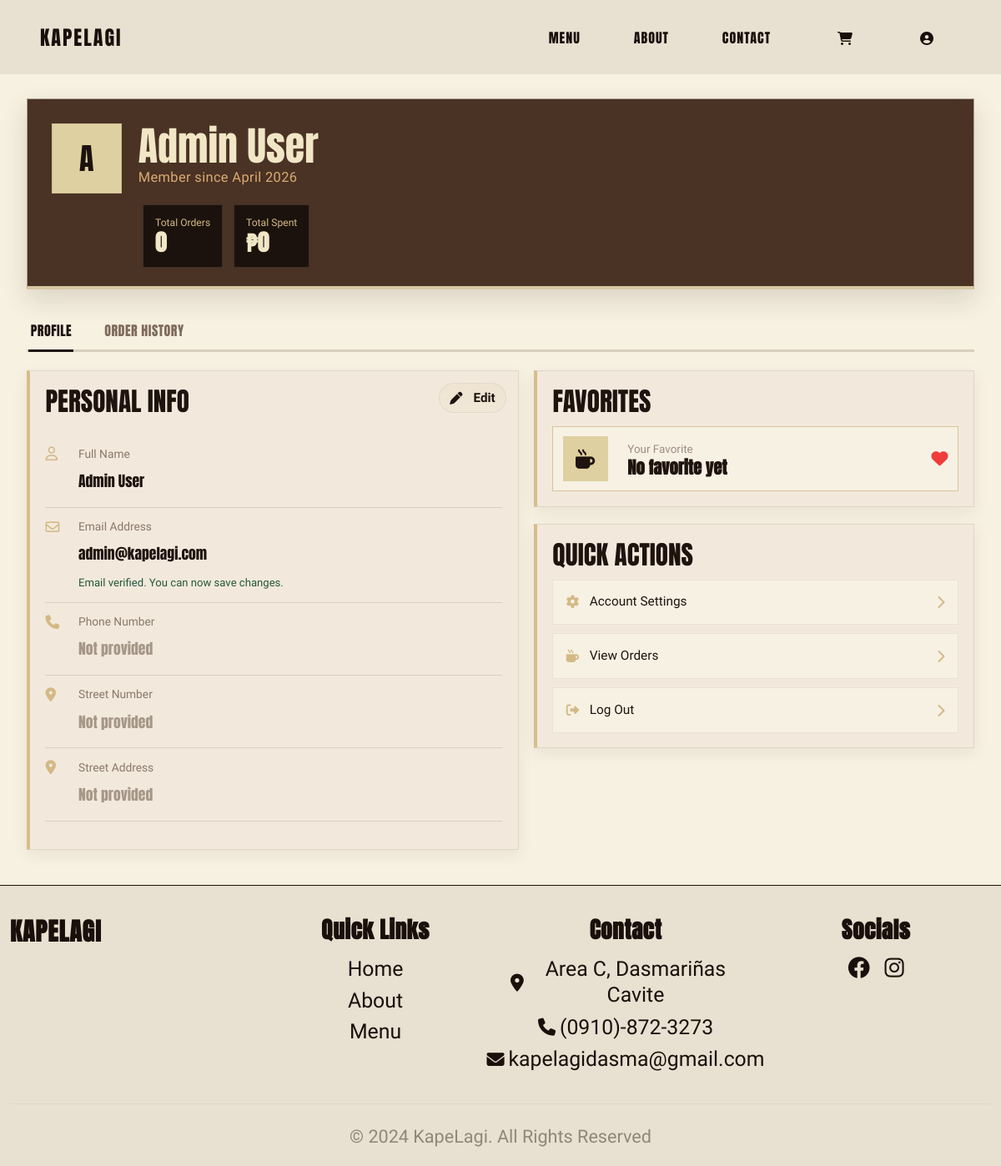
The page /profile.php (signed in) on the database its author committed.
### tables this page shows
CREATE TABLE `users` (
  `id` int(11) NOT NULL,
  `name` varchar(100) NOT NULL,
  `email` varchar(100) NOT NULL,
  `password` varchar(255) NOT NULL,
  `email_verified_at` datetime DEFAULT NULL,
  `google_id` varchar(191) DEFAULT NULL,
  `oauth_provider` varchar(20) DEFAULT NULL,
  `oauth_avatar_url` varchar(255) DEFAULT NULL,
  `role` varchar(20) DEFAULT 'customer',
  `email_verification_token` varchar(64) DEFAULT NULL,
  `email_verification_code` varchar(6) DEFAULT NULL,
  `pending_email` varchar(100) DEFAULT NULL,
  `pending_email_verification_token` varchar(64) DEFAULT NULL,
  `pending_email_verification_code` varchar(6) DEFAULT NULL,
  `terms_accepted_at` datetime DEFAULT NULL,
  `terms_version` varchar(20) DEFAULT NULL,
  `phone` varchar(20) DEFAULT NULL,
  `address` varchar(255) DEFAULT NULL,
  `city` varchar(50) DEFAULT NULL,
  `province` varchar(50) DEFAULT NULL,
  `created_at` timestamp NOT NULL DEFAULT current_timestamp(),
  `updated_at` timestamp NOT NULL DEFAULT current_timestamp() ON UPDATE current_timestamp()
);

### profile.php (the view, shortened to what this page needs)
<?php
include 'config/db.php';
$user_id = $_SESSION['user_id'];
$user_name = $_SESSION['user_name'] ?? '';
$user_email = $_SESSION['user_email'] ?? '';
$active_tab = (isset($_GET['tab']) && $_GET['tab'] === 'orders') ? 'orders' : 'profile';
$user_sql = "SELECT * FROM users WHERE id = ?";
$user_stmt = $conn->prepare($user_sql);
$user_stmt->bind_param('i', $user_id);
$user_stmt->execute();
$user_result = $user_stmt->get_result();
$user = $user_result->fetch_assoc() ?: [];
$display_name = $user['name'] ?? $user_name ?? 'Customer';
$display_email = $user['email'] ?? $user_email ?? '';
$display_phone = $user['phone'] ?? '';
$display_address = $user['address'] ?? '';
$display_block_lot = '';
$display_street_address = $display_address;
$member_since = !empty($user['created_at']) ? date('F Y', strtotime($user['created_at'])) : 'Member';
$avatar_letter = strtoupper(substr(trim($display_name), 0, 1) ?: 'C');
$stats_sql = "SELECT COUNT(*) AS total_orders, COALESCE(SUM(total_amount), 0) AS total_spent FROM orders WHERE user_id = ?";
$stats_stmt = $conn->prepare($stats_sql);
$stats_stmt->bind_param('i', $user_id);
$stats_stmt->execute();
$stats_result = $stats_stmt->get_result();
$stats = $stats_result->fetch_assoc() ?: ['total_orders' => 0, 'total_spent' => 0];
$total_orders = (int) ($stats['total_orders'] ?? 0);
$total_spent = (float) ($stats['total_spent'] ?? 0);
$favorite_sql = "
    SELECT
        COALESCE(NULLIF(oi.product_name, ''), CONCAT('Item #', oi.product_id)) AS item_label,
        COUNT(*) AS total_count
    FROM order_items oi
    INNER JOIN orders o ON o.id = oi.order_id
    WHERE o.user_id = ?
    GROUP BY COALESCE(NULLIF(oi.product_name, ''), CONCAT('Item #', oi.product_id))
    ORDER BY total_count DESC, item_label ASC
    LIMIT 1
";
$favorite_stmt = $conn->prepare($favorite_sql);
$favorite_stmt->bind_param('i', $user_id);
$favorite_stmt->execute();
$favorite_result = $favorite_stmt->get_result();
$favorite_item = $favorite_result->fetch_assoc() ?: null;
function profile_format_amount($amount)
{
    return '₱' . number_format((float) $amount, 0);
}
?>
<!DOCTYPE html>
<html lang="en">
<head>
    <link href="https://cdn.jsdelivr.net/npm/bootstrap@5.3.0/dist/css/bootstrap.min.css" rel="stylesheet">
    <link rel="stylesheet" href="https://cdnjs.cloudflare.com/ajax/libs/font-awesome/6.4.0/css/all.min.css">
    <link rel="stylesheet" href="assets/css/styles.css">
    <link rel="stylesheet" href="assets/css/profile.css">
</head>
<body class="profile-page">
    <?php include 'components/navbar.php'; ?>
    <main class="profile-shell container-lg">
        <section class="profile-hero">
            <div class="profile-hero-main">
                <div class="profile-avatar" aria-hidden="true"><?php echo htmlspecialchars($avatar_letter); ?></div>
                <div class="profile-hero-copy">
                    <h1><?php echo htmlspecialchars($display_name); ?></h1>
                    <p>Member since <?php echo htmlspecialchars($member_since); ?></p>
                </div>
            </div>
            <div class="profile-stats">
                <article class="stat-card">
                    <span class="stat-label">Total Orders</span>
                    <strong><?php echo number_format($total_orders); ?></strong>
                </article>
                <article class="stat-card">
                    <span class="stat-label">Total Spent</span>
                    <strong><?php echo profile_format_amount($total_spent); ?></strong>
                </article>
            </div>
        </section>
        <nav class="profile-tabs" aria-label="Profile sections">
            <a class="profile-tab <?php echo $active_tab === 'profile' ? 'active' : ''; ?>" href="profile.php?tab=profile">Profile</a>
            <a class="profile-tab <?php echo $active_tab === 'orders' ? 'active' : ''; ?>" href="profile.php?tab=orders">Order History</a>
        </nav>
        <section class="profile-panel <?php echo $active_tab === 'profile' ? 'active' : ''; ?>" id="profile-panel">
            <div class="profile-grid">
                <article class="profile-card personal-info-card">
                    <div class="profile-card-head">
                        <h2>Personal Info</h2>
                        <div class="card-head-actions">
                            <button type="button" id="edit-profile-btn" class="profile-edit-btn"><i class="fa-solid fa-pen" aria-hidden="true"></i><span class="edit-label"> Edit</span></button>
                        </div>
                    </div>
                    <form class="profile-form" method="post" action="profile.php?tab=profile#profile-panel" id="personal-info-form">
                        <div class="info-list">
                            <div class="info-row">
                                <i class="fa-regular fa-user"></i>
                                <div class="profile-field-wrap">
                                    <label class="info-label" for="profile-name">Full Name</label>
                                    <input class="profile-field-input" type="text" id="profile-name" name="name" value="<?php echo htmlspecialchars($display_name); ?>" required disabled data-original="<?php echo htmlspecialchars($display_name); ?>">
                                </div>
                            </div>
                            <div class="info-row">
                                <i class="fa-regular fa-envelope"></i>
                                <div class="profile-field-wrap">
                                    <label class="info-label" for="profile-email">Email Address</label>
                                    <input class="profile-field-input" type="email" id="profile-email" name="email" value="<?php echo htmlspecialchars($display_email); ?>" required disabled data-original="<?php echo htmlspecialchars($display_email); ?>">
                                    <div class="profile-email-actions">
                                        <div id="profile-email-status" class="profile-email-status"></div>
                                    </div>
                                </div>
                            </div>
                            <div class="info-row">
                                <i class="fa-solid fa-phone"></i>
                                <div class="profile-field-wrap">
                                    <label class="info-label" for="profile-phone">Phone Number</label>
                                    <input class="profile-field-input" type="tel" id="profile-phone" name="phone" value="<?php echo htmlspecialchars($display_phone); ?>" placeholder="Not provided" inputmode="numeric" pattern="^(?:\+63|0)9[0-9]{9}$" title="Enter Philippine mobile number (e.g. 09171234567 or +639171234567)" maxlength="13" disabled data-original="<?php echo htmlspecialchars($display_phone); ?>">
                                </div>
                            </div>
                            <div class="info-row">
                                <i class="fa-solid fa-location-dot"></i>
                                <div class="profile-field-wrap">
                                    <label class="info-label" for="profile-block-lot">Street Number</label>
                                    <input class="profile-field-input" type="text" id="profile-block-lot" name="block_lot" value="<?php echo htmlspecialchars($display_block_lot); ?>" placeholder="Not provided" disabled data-original="<?php echo htmlspecialchars($display_block_lot); ?>">
                                </div>
                            </div>
                            <div class="info-row">
                                <i class="fa-solid fa-location-dot"></i>
                                <div class="profile-field-wrap">
                                    <label class="info-label" for="profile-address">Street Address</label>
                                    <input class="profile-field-input" type="text" id="profile-address" name="address" value="<?php echo htmlspecialchars($display_street_address); ?>" placeholder="Not provided" disabled data-original="<?php echo htmlspecialchars($display_street_address); ?>">
                                </div>
                            </div>
                        </div>
                        <div class="profile-form-actions">
                        </div>
                    </form>
                </article>
                <aside class="profile-side-stack">
                    <article class="profile-card favorites-card">
                        <h2>Favorites</h2>
                        <div class="favorite-preview">
                            <div class="favorite-icon-box" aria-hidden="true">
                                <i class="fa-solid fa-mug-hot"></i>
                            </div>
                            <div class="favorite-copy">
                                <span class="favorite-label">Your Favorite</span>
                                <strong><?php echo htmlspecialchars($favorite_item['item_label'] ?? 'No favorite yet'); ?></strong>
                            </div>
                            <i class="fa-solid fa-heart favorite-heart" aria-hidden="true"></i>
                        </div>
                    </article>
                    <article class="profile-card quick-actions-card">
                        <h2>Quick Actions</h2>
                        <div class="quick-action-list">
                            <a class="quick-action" href="#personal-info-form">
                                <span class="quick-action-left">
                                    <i class="fa-solid fa-gear"></i>
                                    <span>Account Settings</span>
                                </span>
                                <i class="fa-solid fa-chevron-right"></i>
                            </a>
                            <a class="quick-action" href="profile.php?tab=orders#orders-panel">
                                <span class="quick-action-left">
                                    <i class="fa-solid fa-mug-hot"></i>
                                    <span>View Orders</span>
                                </span>
                                <i class="fa-solid fa-chevron-right"></i>
                            </a>
                            <a class="quick-action" href="auth/logout.php">
                                <span class="quick-action-left">
                                    <i class="fa-solid fa-right-from-bracket"></i>
                                    <span>Log Out</span>
                                </span>
                                <i class="fa-solid fa-chevron-right"></i>
                            </a>
                        </div>
                    </article>
                </aside>
            </div>
        </section>
    </main>
    <?php include 'components/footer.php'; ?>
</body>
</html>

### assets/css/styles.css (style rules this page uses)
:root { --color-dark-bg: #1A0F0A; --color-navbar-bg: #E8E0D0; --color-text-primary: #F5F1E8; --color-text-secondary: #D6D0C4; --color-accent: #A17C5C; --font-header: 'Anton', sans-serif; --font-body: 'Smooch Sans', sans-serif; }
* { margin: 0; padding: 0; box-sizing: border-box; }
html { scroll-behavior: smooth; }
body { font-family: var(--font-body); background-color: var(--color-dark-bg); color: var(--color-text-primary); overflow-x: hidden; }
a, button { transition: all 0.3s ease; }

### assets/css/notifications.css (style rules this page uses)
:root { --kape-dark: #180a05; --kape-brown: #4a3022; --kape-olive: #c7c39f; --kape-cream: #d8d4b7; --kape-border: #6b5a4a; }

### rows shown on the page
users: name "A", name "Admin User", created_at "April 2026", email "admin@kapelagi.com"

### other values the page prints
$total_orders "0"
profile_format_amount($total_spent) "₱0"
$favorite_item['item_label'] "No favorite yet"
